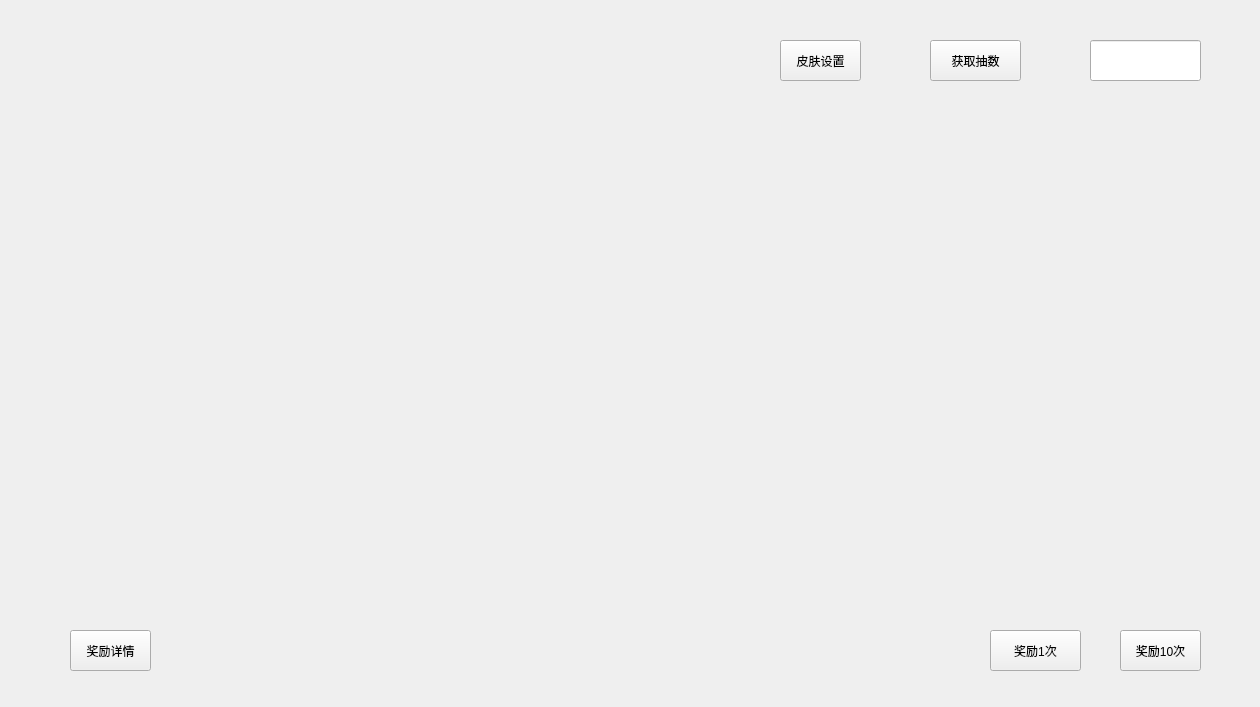
<?xml version="1.0" encoding="UTF-8"?>
<ui version="4.0">
 <class>gift</class>
 <widget class="QWidget" name="gift">
  <property name="enabled">
   <bool>true</bool>
  </property>
  <property name="geometry">
   <rect>
    <x>0</x>
    <y>0</y>
    <width>1260</width>
    <height>707</height>
   </rect>
  </property>
  <property name="minimumSize">
   <size>
    <width>1260</width>
    <height>707</height>
   </size>
  </property>
  <property name="maximumSize">
   <size>
    <width>1260</width>
    <height>707</height>
   </size>
  </property>
  <property name="windowTitle">
   <string>Form</string>
  </property>
  <widget class="QPushButton" name="giftButton">
   <property name="geometry">
    <rect>
     <x>70</x>
     <y>630</y>
     <width>81</width>
     <height>41</height>
    </rect>
   </property>
   <property name="text">
    <string>奖励详情</string>
   </property>
  </widget>
  <widget class="QPushButton" name="Button1">
   <property name="geometry">
    <rect>
     <x>990</x>
     <y>630</y>
     <width>91</width>
     <height>41</height>
    </rect>
   </property>
   <property name="text">
    <string>奖励1次</string>
   </property>
  </widget>
  <widget class="QPushButton" name="Button10">
   <property name="geometry">
    <rect>
     <x>1120</x>
     <y>630</y>
     <width>81</width>
     <height>41</height>
    </rect>
   </property>
   <property name="text">
    <string>奖励10次</string>
   </property>
  </widget>
  <widget class="QPushButton" name="getButton">
   <property name="geometry">
    <rect>
     <x>930</x>
     <y>40</y>
     <width>91</width>
     <height>41</height>
    </rect>
   </property>
   <property name="text">
    <string>获取抽数</string>
   </property>
  </widget>
  <widget class="QLineEdit" name="lineEdit">
   <property name="geometry">
    <rect>
     <x>1090</x>
     <y>40</y>
     <width>111</width>
     <height>41</height>
    </rect>
   </property>
  </widget>
  <widget class="QPushButton" name="setButton">
   <property name="geometry">
    <rect>
     <x>780</x>
     <y>40</y>
     <width>81</width>
     <height>41</height>
    </rect>
   </property>
   <property name="text">
    <string>皮肤设置</string>
   </property>
  </widget>
 </widget>
 <resources/>
 <connections/>
</ui>
